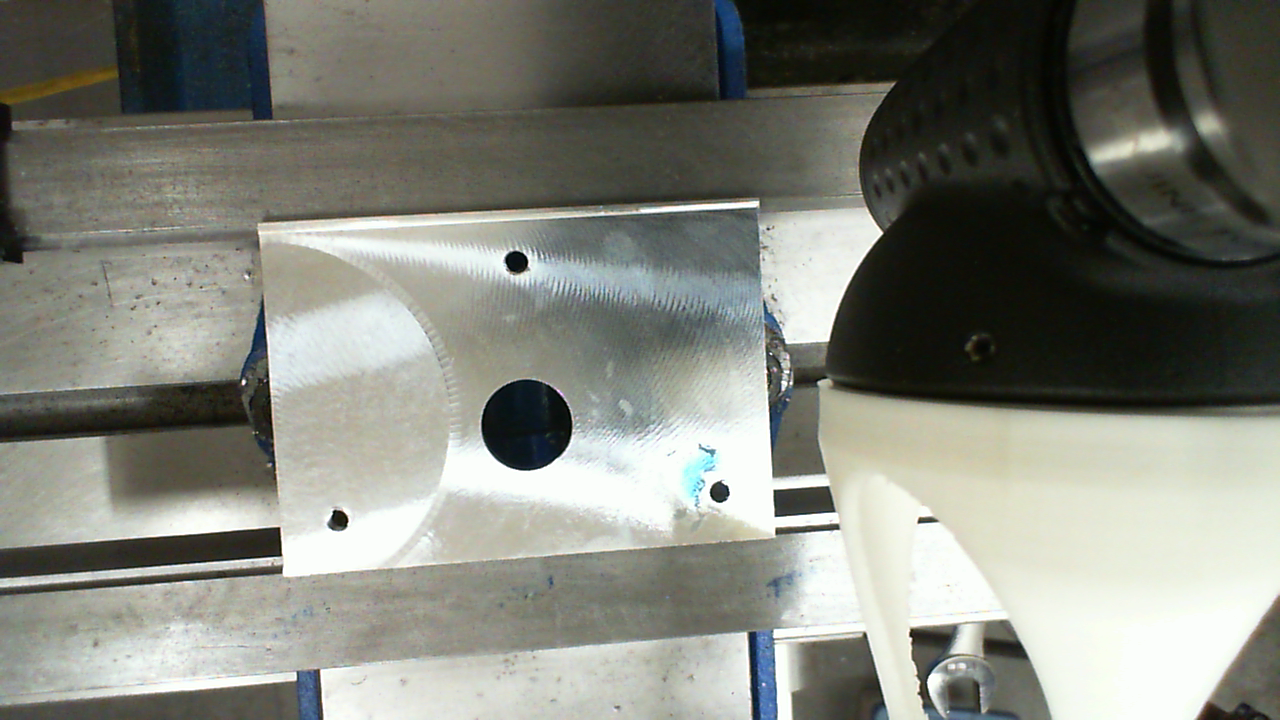
#> input picture cmm_python/holes.png, 1280 x 720 px
$ python Handle.py
#> lines starting #> are read from the running program, lines starting #| are printed output that depends on the picture; after the words box and inside, x2 and y2 are one past the last pixel; in counts of white or black regions, pixels touching at a corner belong together
import os
import sys

import cv2
import math
import numpy as np

c_crop_rect = None

def add_pts(pt1, pt2):
    return tuple([x + y for x, y in zip(pt1, pt2)])

def round_pt(pt):
    return tuple([int(round(x)) for x in pt])

def plate_mask(image):
    # [8 lines of commented-out code are left out]
    mask = np.ones(image.shape, dtype=image.dtype) * 255
    return mask

def magic(image,mask):
    gray = cv2.cvtColor(cv2.bitwise_and(mask, image), cv2.COLOR_BGR2GRAY)
    image /= 2
    image[cv2.bitwise_not(mask) == 255] /= 2


image = cv2.imread('holes.png',-1)
#> image is the input picture: shape (720, 1280, 3); mean B, G, R 120.9, 129.8, 127.8
mask = plate_mask(image)
#> mask: shape (720, 1280, 3); every value is 255
gray = cv2.cvtColor(cv2.bitwise_and(mask, image), cv2.COLOR_BGR2GRAY)
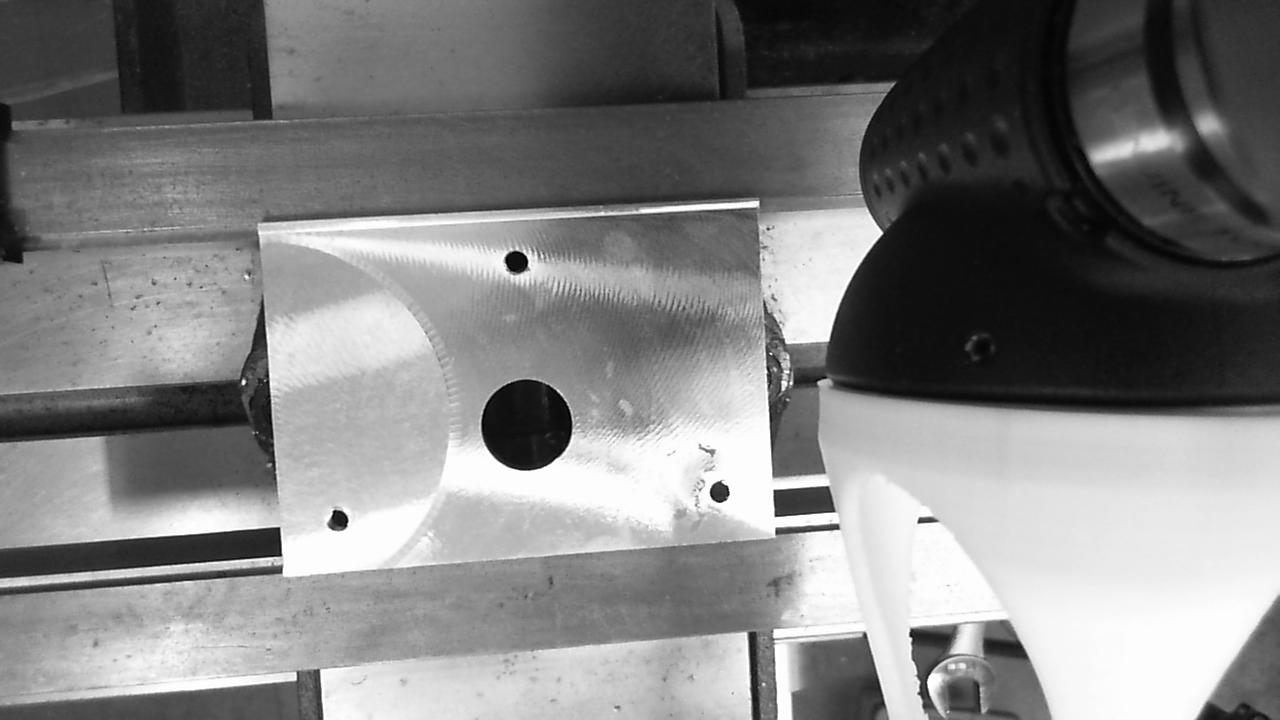
#> gray: shape (720, 1280); min 0, max 255, mean 128.2
grayedge = cv2.Canny(gray,150,200)
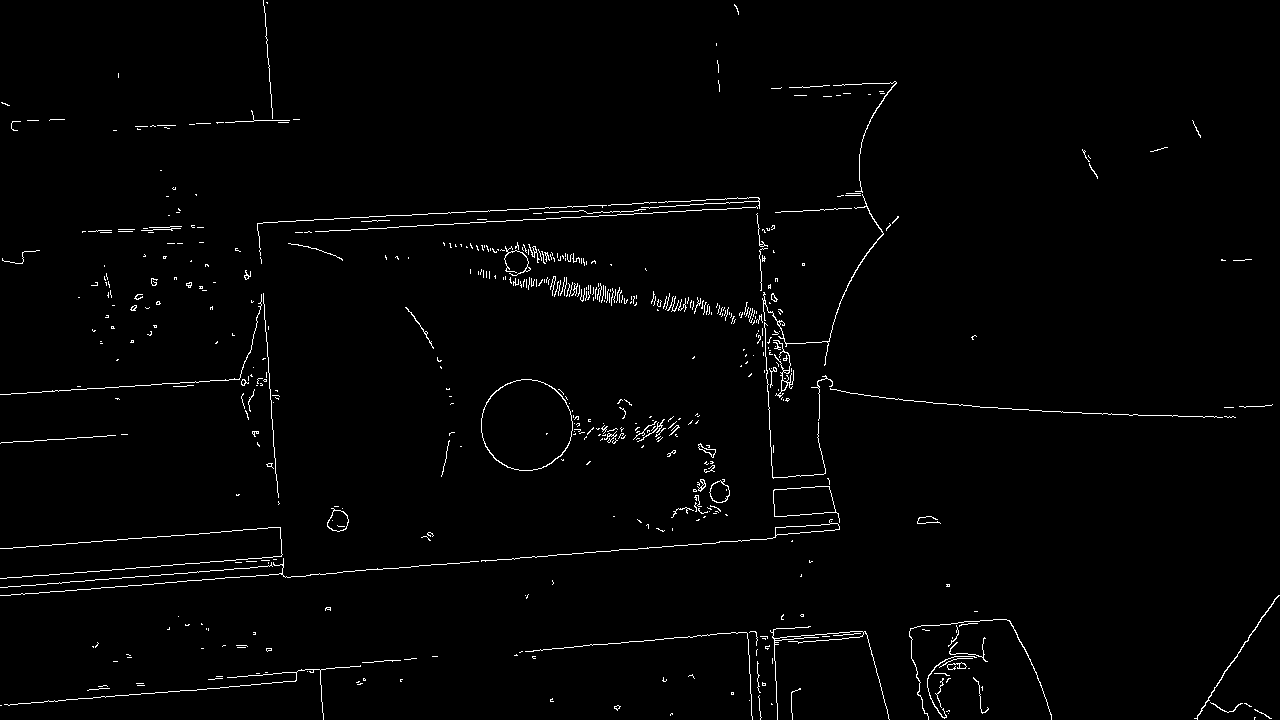
#> grayedge: shape (720, 1280); 1.5% white in thin lines or dots
edge = cv2.Canny(image,150,200)
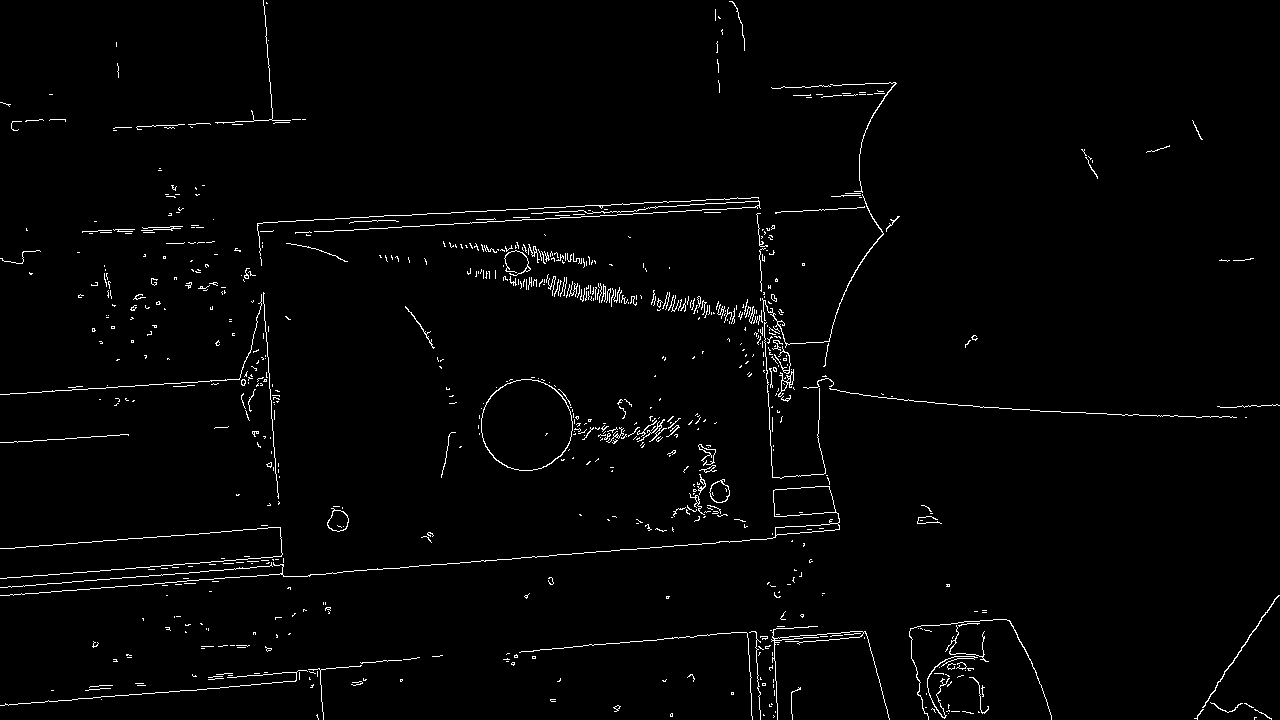
#> edge: shape (720, 1280); 1.8% white in thin lines or dots
#ret, thresh = cv2.threshold(grayedge, 127, 255, 0)
contours, hierarchy = cv2.findContours(grayedge, cv2.RETR_TREE, cv2.CHAIN_APPROX_SIMPLE)
#> contours = 612 contours, 582 with area under 20; largest, box (x1, y1, x2, y2) and area: (481, 379, 573, 471) 6538, (481, 379, 573, 471) 6462, (773, 486, 840, 523) 1570, (773, 486, 836, 517) 1566, (481, 519, 840, 562) 426


#cv2.imshow("Holes",image)
#cv2.imshow("Edge",edge)
img = cv2.drawContours(grayedge, contours, -1, (255,255,255), 3)
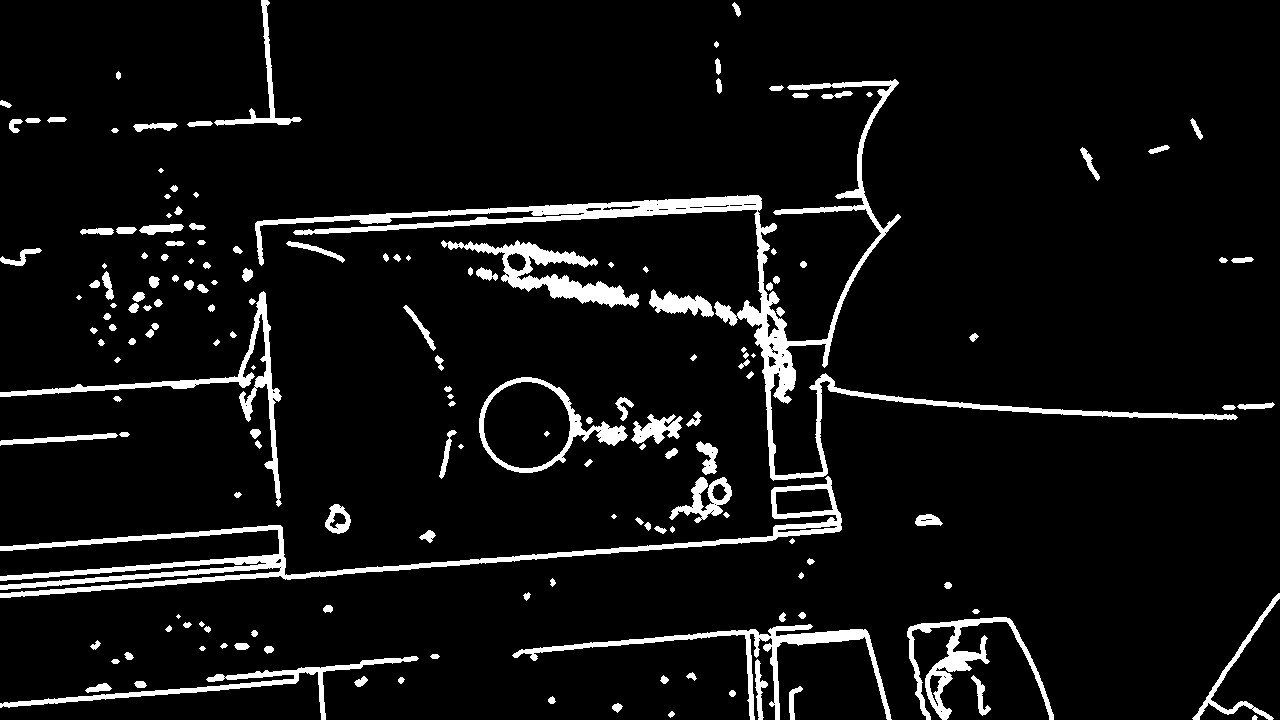
#> img: shape (720, 1280); 6.8% white; 170 white regions (10 under 20 px), largest, box (x1, y1, x2, y2) and area: (255, 79, 1238, 481) 16052, (0, 476, 842, 598) 10064, (512, 624, 892, 720) 3985
cv2.imshow("Contours",img)


cv2.waitKey(0)
cv2.destroyAllWindows()
